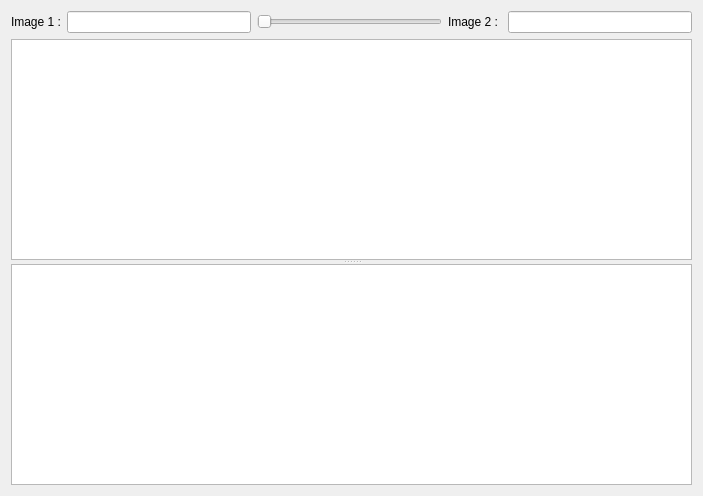
<?xml version="1.0" encoding="UTF-8"?>
<ui version="4.0">
 <class>BlendingDlg</class>
 <widget class="QDialog" name="BlendingDlg">
  <property name="geometry">
   <rect>
    <x>0</x>
    <y>0</y>
    <width>703</width>
    <height>496</height>
   </rect>
  </property>
  <property name="windowTitle">
   <string>Dialog</string>
  </property>
  <layout class="QVBoxLayout" name="verticalLayout">
   <item>
    <layout class="QHBoxLayout" name="horizontalLayout">
     <item>
      <widget class="QLabel" name="label">
       <property name="text">
        <string>Image 1 :</string>
       </property>
      </widget>
     </item>
     <item>
      <widget class="QLineEdit" name="ImageOneLineEdit"/>
     </item>
     <item>
      <widget class="QSlider" name="alphaSlider">
       <property name="orientation">
        <enum>Qt::Horizontal</enum>
       </property>
      </widget>
     </item>
     <item>
      <widget class="QLabel" name="label_2">
       <property name="text">
        <string>Image 2 : </string>
       </property>
      </widget>
     </item>
     <item>
      <widget class="QLineEdit" name="ImageTwoLineEdit"/>
     </item>
    </layout>
   </item>
   <item>
    <widget class="QSplitter" name="splitter">
     <property name="orientation">
      <enum>Qt::Vertical</enum>
     </property>
     <widget class="QGraphicsView" name="pixelDataGraphics"/>
     <widget class="QListWidget" name="imageListWidget"/>
    </widget>
   </item>
  </layout>
 </widget>
 <resources/>
 <connections/>
</ui>
